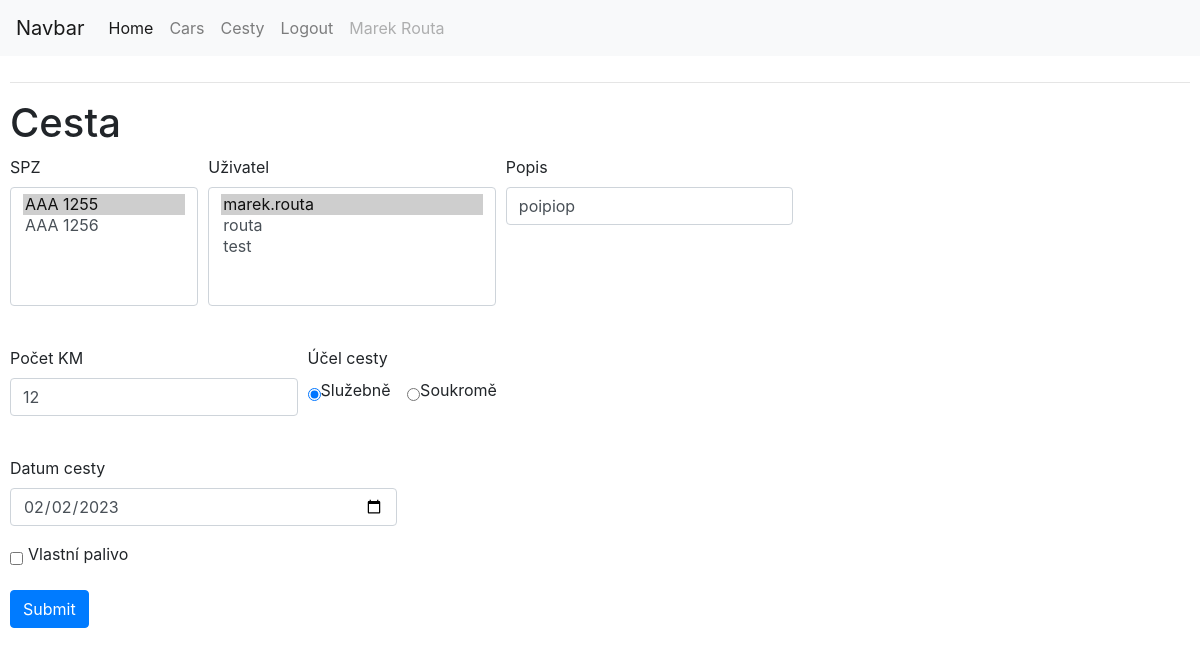
The app's page /edit_route/1 (signed in) with its own data.
### app/models.py (models this page shows, shortened)
class User(UserMixin,db.Model):
    id = db.Column(db.Integer, primary_key=True)
    username = db.Column(db.String(64), index=True, unique=True)
    email = db.Column(db.String(120), index=True, unique=True)
    user_name =  db.Column(db.String(120), index=True)
    cars = db.relationship("Car", backref="car_user", lazy=True)
    routes = db.relationship("Route", backref="car_user",lazy=True)
    def __repr__(self):
        return '{}'.format(self.username)

class Route(db.Model):
    id = db.Column(db.Integer, primary_key=True)
    driver = db.Column(db.Integer, db.ForeignKey('user.id'), nullable=True)
    car = db.Column(db.Integer, db.ForeignKey('car.id'), nullable=True)
    route_desc = db.Column(db.String(120), index=True)
    route_purpose = db.Column(db.Integer)
    date = db.Column(db.DateTime,index=True, nullable=True)
    own_gas = db.Column(db.Integer)
    route_length = db.Column(db.Integer)

### app/routes.py (the view)
@app.route("/edit_route/<int:route_id>", methods=['GET', 'POST'])
@login_required
def edit_route(route_id):
    item = db.session.query(Route).get(route_id)
    form = RouteOps(obj=item)
    if form.validate_on_submit():
        form.populate_obj(item)
        db.session.add(item)
        db.session.commit()
        return redirect(url_for('routes'))
    return render_template('new_route.html', form=form)

### app/forms.py
class RouteOps(FlaskForm):
    car = SelectField("SPZ", choices=get_cars, validators=[DataRequired()])
    driver = SelectField("Uživatel", choices=get_users,validators=[DataRequired()])
    route_desc = StringField('Popis', validators=[DataRequired()])
    route_purpose = RadioField("Účel cesty", coerce=int, choices=[(1, "Služebně"),(2,"Soukromě")],default=1, validators=[DataRequired()])
    date = DateField("Datum cesty", validators=[DataRequired()], default=datetime.datetime.today) ## Now it will call it everytime.
    own_gas = BooleanField('Vlastní palivo', validators=[Optional()])
    route_length = IntegerField("Počet KM", validators=[DataRequired(),NumberRange(min=1)])
    submit = SubmitField('Submit')

### app/forms.py (called while the page is built)
def get_users():
    choices = list()
    users = User.query.order_by(User.username)
    for user in users:  # <- assumes store_id and store_names are unique
        choices.append((user.id,user))
    return choices

def get_cars():
    choices = list()
    cars = Car.query.order_by(Car.SPZ)
    for car in cars:  # <- assumes store_id and store_names are unique
        choices.append((car.id,car.SPZ))
    return choices

### app/models.py (called while the page is built)
@login.user_loader
def load_user(id):
    return User.query.get(int(id))

### app/templates/new_route.html (shortened to what this page needs)
{% extends "base.html" %}
{% block content %}
<h1>Cesta</h1>
<div class="divForm">
<form action="" method="post" novalidate>
    <div class="form-row">
        <div class="form-group col-md-2">
          {{ form.car.label }}
          {{ form.car(size=5,class_="form-control") }} <br>
        </div>
        <div class="form-group col-md-3">
            {{ form.driver.label }}<br>
            {{ form.driver(size=5,class_="form-control") }}<br>
        </div>
        <div class="form-group col-md-3">
            {{ form.route_desc.label }}<br>
            {{ form.route_desc(size=32,class_="form-control") }}<br>
        </div>
      </div>
      <div class="form-row">
        <div class="form-group col-md-3">
            {{ form.route_length.label }}<br>
            {{ form.route_length(size=32,class_="form-control") }}<br>
        </div>
        <div class="form-check col-md-4">
        {{form.route_purpose.label}} <br>
        {% for field in form.route_purpose %}
        <div class="form-check form-check-inline">
          {{field}}
          {{field.label}}
        </div>
        {% endfor %}
      </div>
      </div>
      <div class="form-row">
        <div class="form-group col-md-4">
            {{ form.date.label }}<br>
            {{ form.date(size=32,class_="form-control") }}
        </div>
      </div>
      <div class="form-row">
        <div class="form-group col-md-2">
          <div class="form-check form-check-inline">
            {{ form.own_gas(class="form-check-input form-check-inline") }}
            <label class="form-check-label" for="inlineCheckbox1">{{ form.own_gas.label }}</label>
          </div>
        </div>
      </div>
      <div class="form-row">
      <div class="form-group col-md-12">
        {{ form.submit(class="btn btn-primary") }}
      </div>
      </div>
</form>
</div>
{% endblock %}

### app/templates/base.html (shortened to what this page needs)
<html lang="en">
<head>
    <link rel="stylesheet" href="https://cdn.jsdelivr.net/npm/bootstrap@4.3.1/dist/css/bootstrap.min.css"></link>
    <link rel="stylesheet" href="https://cdnjs.cloudflare.com/ajax/libs/selectize.js/0.12.6/css/selectize.bootstrap3.min.css" />
</head>
<body>
<nav class="navbar navbar-expand-lg navbar-light bg-light">
  <a class="navbar-brand" href="#">Navbar</a>
  <div class="collapse navbar-collapse" id="navbarNav">
    <ul class="navbar-nav">
      <li class="nav-item active">
        <a class="nav-link" href="/">Home <span class="sr-only">(current)</span></a>
      </li>
      <li class="nav-item">
        <a class="nav-link" href="/cars">Cars</a>
      </li>
      <li class="nav-item">
        <a class="nav-link" href="/routes">Cesty</a>
      </li>
      <li class="nav-item">
        {% if current_user.is_anonymous %}
        <a class="nav-link" href="{{url_for('login')}}">Login</a>
        {% else %}
        <a class="nav-link" href="{{url_for('logout')}}">Logout</a>
        {% endif %}
      </li>
      <li class="nav-item">
        <a class="nav-link disabled" href="#" tabindex="-1" aria-disabled="true">{{current_user.user_name}}</a>
      </li>
    </ul>
  </div>
</nav>
<div class="content" style="padding: 10px">
<hr>
    {% block content %}{% endblock %}
  </div>
</body>
</html>

### records on screen
User: user_name "Marek Routa"
Route: car "AAA 1255 ☑ / AAA 1256", driver "marek.routa ☑ / routa / test", route_desc "poipiop", route_length "12", date "02/02/2023"

### other values on screen
{{ field.label }} "Služebně" "Soukromě"
